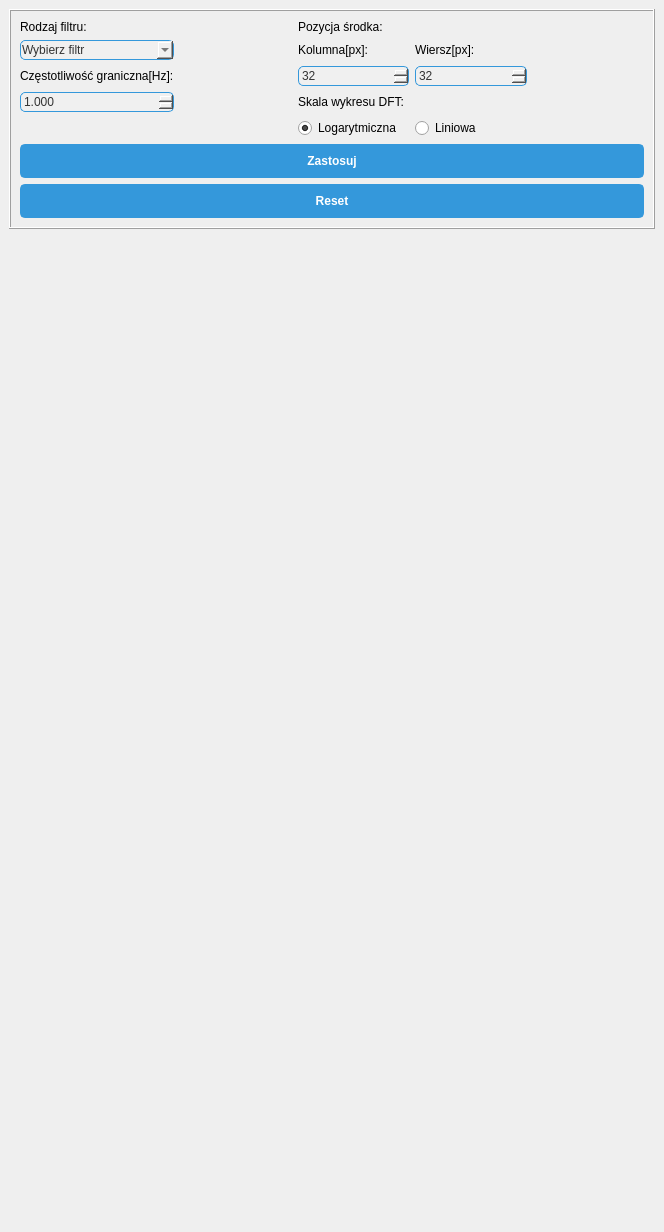
<?xml version="1.0" encoding="UTF-8"?>
<ui version="4.0">
 <class>MainWindow</class>
 <widget class="QMainWindow" name="MainWindow">
  <property name="geometry">
   <rect>
    <x>0</x>
    <y>0</y>
    <width>664</width>
    <height>1232</height>
   </rect>
  </property>
  <property name="windowTitle">
   <string>2D DFT</string>
  </property>
  <widget class="QWidget" name="centralwidget">
   <layout class="QVBoxLayout" name="verticalLayout">
    <item alignment="Qt::AlignTop">
     <widget class="QFrame" name="dataFrame">
      <property name="styleSheet">
       <string notr="true"/>
      </property>
      <property name="frameShape">
       <enum>QFrame::Box</enum>
      </property>
      <property name="frameShadow">
       <enum>QFrame::Raised</enum>
      </property>
      <layout class="QGridLayout" name="gridLayout_5">
       <item row="7" column="3">
        <widget class="QRadioButton" name="linear_radio_button">
         <property name="styleSheet">
          <string notr="true">QRadioButton{
font: 75 italic 9pt &quot;Century Gothic&quot;;}</string>
         </property>
         <property name="text">
          <string>Liniowa</string>
         </property>
        </widget>
       </item>
       <item row="4" column="3">
        <widget class="QLabel" name="row_label">
         <property name="styleSheet">
          <string notr="true">QLabel{
font: 75 italic 9pt &quot;Century Gothic&quot;;}</string>
         </property>
         <property name="text">
          <string>Wiersz[px]:</string>
         </property>
        </widget>
       </item>
       <item row="4" column="2">
        <widget class="QLabel" name="column_label">
         <property name="styleSheet">
          <string notr="true">QLabel{
font: 75 italic 9pt &quot;Century Gothic&quot;;}</string>
         </property>
         <property name="text">
          <string>Kolumna[px]:</string>
         </property>
        </widget>
       </item>
       <item row="2" column="2">
        <widget class="QLabel" name="label">
         <property name="styleSheet">
          <string notr="true">QLabel{
font: 75 italic 10pt &quot;Century Gothic&quot;;}</string>
         </property>
         <property name="text">
          <string>Pozycja środka:</string>
         </property>
        </widget>
       </item>
       <item row="5" column="2">
        <widget class="QSpinBox" name="column">
         <property name="styleSheet">
          <string notr="true">QSpinBox
 {
    /* Background color */
    background-color: #f0f0f0;
    /* Border */
    border: 1px solid #3498db;
    border-radius: 5px;
    /* Text color */
    color: #333;
    /* Padding */
    padding: 1px;
}
QSpinBox:disabled {
    color: gray;           /* Text color when disabled */
    background-color: #f0f0f0;  /* Background color when disabled */
    border: 1px solid #d4d4d4; /* Border color when disabled */
}</string>
         </property>
         <property name="minimum">
          <number>1</number>
         </property>
         <property name="maximum">
          <number>64</number>
         </property>
         <property name="value">
          <number>32</number>
         </property>
        </widget>
       </item>
       <item row="5" column="3">
        <widget class="QSpinBox" name="row">
         <property name="styleSheet">
          <string notr="true">QSpinBox
 {
    /* Background color */
    background-color: #f0f0f0;
    /* Border */
    border: 1px solid #3498db;
    border-radius: 5px;
    /* Text color */
    color: #333;
    /* Padding */
    padding: 1px;
}
QSpinBox:disabled {
    color: gray;           /* Text color when disabled */
    background-color: #f0f0f0;  /* Background color when disabled */
    border: 1px solid #d4d4d4; /* Border color when disabled */
}</string>
         </property>
         <property name="minimum">
          <number>1</number>
         </property>
         <property name="maximum">
          <number>64</number>
         </property>
         <property name="value">
          <number>32</number>
         </property>
        </widget>
       </item>
       <item row="17" column="0" colspan="5">
        <widget class="QPushButton" name="apply_button">
         <property name="styleSheet">
          <string notr="true">QPushButton {
    /* Set the default appearance for the push button */
    background-color: #3498db;
    border: 2px solid #3498db;
    border-radius: 5px;
    color: #fff;
    padding: 8px 12px;
    font-weight: bold;
}

QPushButton:hover {
    /* Change style when the mouse hovers over the button */
    background-color: #207dbb;
    border: 2px solid #207dbb;
}

QPushButton:pressed {
    /* Change style when the button is pressed */
    background-color: #266197;
    border: 2px solid #266197;
}
</string>
         </property>
         <property name="text">
          <string>Zastosuj</string>
         </property>
        </widget>
       </item>
       <item row="2" column="0">
        <widget class="QLabel" name="filters_label">
         <property name="styleSheet">
          <string notr="true">QLabel{
font: 75 italic 10pt &quot;Century Gothic&quot;;}</string>
         </property>
         <property name="text">
          <string>Rodzaj filtru:</string>
         </property>
        </widget>
       </item>
       <item row="18" column="0" colspan="5">
        <widget class="QPushButton" name="reset_button">
         <property name="styleSheet">
          <string notr="true">QPushButton {
    /* Set the default appearance for the push button */
    background-color: #3498db;
    border: 2px solid #3498db;
    border-radius: 5px;
    color: #fff;
    padding: 8px 12px;
    font-weight: bold;
}

QPushButton:hover {
    /* Change style when the mouse hovers over the button */
    background-color: #207dbb;
    border: 2px solid #207dbb;
}

QPushButton:pressed {
    /* Change style when the button is pressed */
    background-color: #266197;
    border: 2px solid #266197;
}</string>
         </property>
         <property name="text">
          <string>Reset</string>
         </property>
        </widget>
       </item>
       <item row="4" column="0">
        <widget class="QComboBox" name="filters_list">
         <property name="toolTip">
          <string>&lt;html&gt;&lt;head/&gt;&lt;body&gt;&lt;p&gt;Dolnoprzepustowy: wszystkie kolumny oraz wiersze powyżej wybranych zostaną wyzerowane&lt;/p&gt;&lt;p&gt;Górnoprzepustowy: wszystkie kolumny oraz wiersze poniżej wybranych zostaną wyzerowane&lt;/p&gt;&lt;/body&gt;&lt;/html&gt;</string>
         </property>
         <property name="toolTipDuration">
          <number>-1</number>
         </property>
         <property name="styleSheet">
          <string notr="true">QComboBox
 {
    /* Background color */
    background-color: #f0f0f0;
    /* Border */
    border: 1px solid #3498db;
    border-radius: 5px;
    /* Text color */
    color: #333;
    /* Padding */
    padding: 1px;
}</string>
         </property>
         <property name="currentIndex">
          <number>0</number>
         </property>
         <item>
          <property name="text">
           <string>Wybierz filtr</string>
          </property>
         </item>
         <item>
          <property name="text">
           <string>Dolnoprzepustowy</string>
          </property>
         </item>
         <item>
          <property name="text">
           <string>Górnoprzepustowy</string>
          </property>
         </item>
        </widget>
       </item>
       <item row="5" column="0">
        <widget class="QLabel" name="label_2">
         <property name="styleSheet">
          <string notr="true">QLabel{
font: 75 italic 10pt &quot;Century Gothic&quot;;}</string>
         </property>
         <property name="text">
          <string>Częstotliwość graniczna[Hz]:</string>
         </property>
        </widget>
       </item>
       <item row="7" column="2">
        <widget class="QRadioButton" name="log_radio_button">
         <property name="styleSheet">
          <string notr="true">QRadioButton{
font: 75 italic 9pt &quot;Century Gothic&quot;;}</string>
         </property>
         <property name="text">
          <string>Logarytmiczna</string>
         </property>
         <property name="checked">
          <bool>true</bool>
         </property>
        </widget>
       </item>
       <item row="6" column="2">
        <widget class="QLabel" name="label_3">
         <property name="styleSheet">
          <string notr="true">QLabel{
font: 75 italic 10pt &quot;Century Gothic&quot;;}</string>
         </property>
         <property name="text">
          <string>Skala wykresu DFT:</string>
         </property>
        </widget>
       </item>
       <item row="6" column="0">
        <widget class="QDoubleSpinBox" name="cut_off_spatial">
         <property name="styleSheet">
          <string notr="true">QDoubleSpinBox
 {
    /* Background color */
    background-color: #f0f0f0;
    /* Border */
    border: 1px solid #3498db;
    border-radius: 5px;
    /* Text color */
    color: #333;
    /* Padding */
    padding: 1px;
}
QDoubleSpinBox:disabled {
    color: gray;           /* Text color when disabled */
    background-color: #f0f0f0;  /* Background color when disabled */
    border: 1px solid #d4d4d4; /* Border color when disabled */
}</string>
         </property>
         <property name="decimals">
          <number>3</number>
         </property>
         <property name="minimum">
          <double>0.001000000000000</double>
         </property>
         <property name="maximum">
          <double>10000000.000000000000000</double>
         </property>
         <property name="value">
          <double>1.000000000000000</double>
         </property>
        </widget>
       </item>
      </layout>
     </widget>
    </item>
    <item>
     <layout class="QGridLayout" name="dft2D_layout"/>
    </item>
    <item>
     <layout class="QGridLayout" name="idft2D_layout"/>
    </item>
   </layout>
  </widget>
 </widget>
 <resources/>
 <connections/>
</ui>
